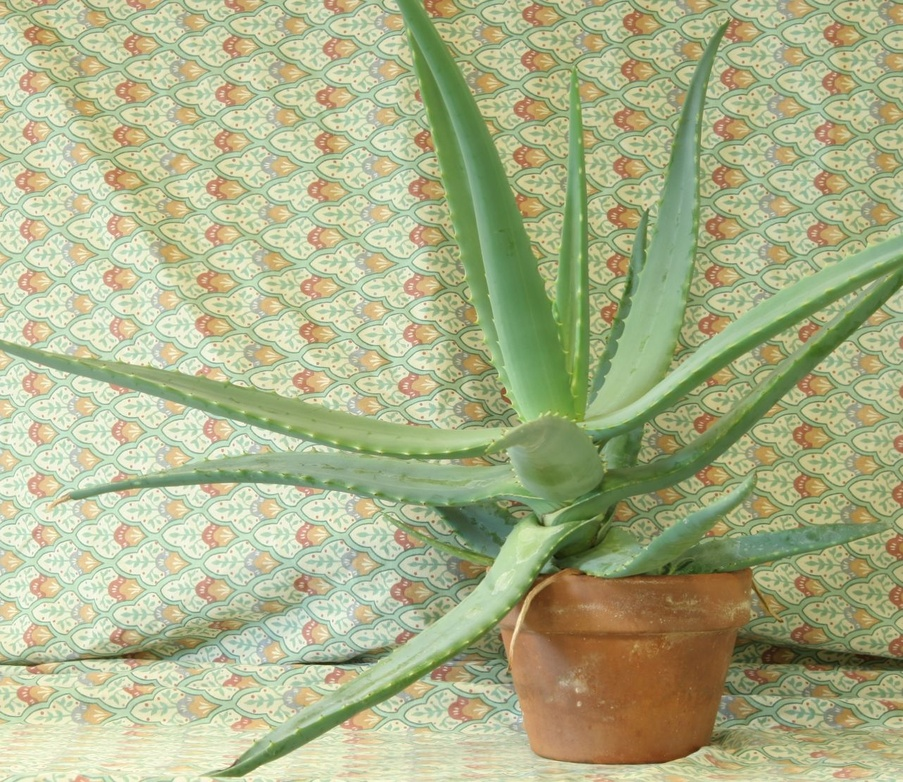
//> input picture 08_3D_vision/08_01_disparity/data/aloeL.jpg, 903 x 782 px, shrunk from 1282 x 1110 before the run
$ ./main ../../08_3D_vision/08_01_disparity/data/aloeL.jpg   (built with g++ and OpenCV 4)
//> lines starting //> are read from the running program, lines starting //| are printed output that depends on the picture
/**
 * @file main.cpp
 * @brief Neighborhood transformations using convolution kernels
 * @author José Miguel Guerrero Hernández
 *
 * This example demonstrates neighborhood operations where each output pixel
 * depends on a neighborhood of input pixels (spatial filtering).
 *
 * Convolution operation:
 *   g(x,y) = Σ Σ h(i,j) * f(x-i, y-j)
 *
 * Kernels demonstrated:
 * 1. Box filter (averaging): Blurs the image by averaging neighbors
 * 2. Sobel Y (horizontal edges): Detects horizontal gradients
 * 3. Sobel X (vertical edges): Detects vertical gradients
 *
 * Key concepts:
 * - Kernel/Mask: Small matrix defining the operation
 * - Convolution: Sliding the kernel over the image
 * - Edge detection: Using derivative approximations
 *
 * @note Uses ../../data/starry_night.jpg as input image
 */

#include <cstdlib>
#include <opencv2/core.hpp>
#include <opencv2/highgui.hpp>
#include <opencv2/imgproc.hpp>
#include <opencv2/imgcodecs.hpp>
#include <iostream>

/**
 * @brief Displays usage information
 * @param argv Command line arguments
 */
void printHelp(char ** argv)
{
  std::cout << "\n"
            << "Neighborhood Transformations Demo\n"
            << "=================================\n"
            << "This program demonstrates spatial filtering using convolution kernels.\n"
            << "Each output pixel depends on a neighborhood of input pixels.\n\n"
            << "Usage: " << argv[0] << " [image_path]\n"
            << "  image_path: Path to input image (default: starry_night.jpg)\n\n";
}

/**
 * @brief Create a box filter kernel (averaging)
 *
 * Box filter averages all pixels in the neighborhood.
 * Useful for noise reduction and blurring.
 *
 * Kernel:  [1 1 1]
 *          [1 1 1]  * (1/9)
 *          [1 1 1]
 *
 * @return 3x3 box filter kernel
 */
cv::Mat createBoxKernel()
{
  cv::Mat kernel = (cv::Mat_<float>(3, 3) <<
    1, 1, 1,
    1, 1, 1,
    1, 1, 1);
  return kernel / 9.0f;    // Normalize to preserve brightness
}

/**
 * @brief Create Sobel Y kernel (horizontal edge detection)
 *
 * Approximates vertical derivative (∂f/∂y).
 * Detects horizontal edges (changes in vertical direction).
 *
 * Kernel:  [ 1  2  1]
 *          [ 0  0  0]
 *          [-1 -2 -1]
 *
 * @return 3x3 Sobel Y kernel
 */
cv::Mat createSobelYKernel()
{
  return (cv::Mat_<float>(3, 3) <<
         1, 2, 1,
         0, 0, 0,
         -1, -2, -1);
}

/**
 * @brief Create Sobel X kernel (vertical edge detection)
 *
 * Approximates horizontal derivative (∂f/∂x).
 * Detects vertical edges (changes in horizontal direction).
 *
 * Kernel:  [ 1  0 -1]
 *          [ 2  0 -2]
 *          [ 1  0 -1]
 *
 * @return 3x3 Sobel X kernel
 */
cv::Mat createSobelXKernel()
{
  return (cv::Mat_<float>(3, 3) <<
         1, 0, -1,
         2, 0, -2,
         1, 0, -1);
}

int main(int argc, char ** argv)
{

  // Load image in grayscale
  // Command-line arguments; --help prints the usage
  cv::CommandLineParser parser(argc, argv,
    "{help h | | Show this help message}"
    "{@input | ../../data/starry_night.jpg | Input file}");
  if (parser.has("help")) {
    parser.printMessage();
    printHelp(argv);
    return EXIT_SUCCESS;
  }
  const std::string filename = parser.get<std::string>("@input");
  cv::Mat src = cv::imread(cv::samples::findFile(filename, false), cv::IMREAD_GRAYSCALE);
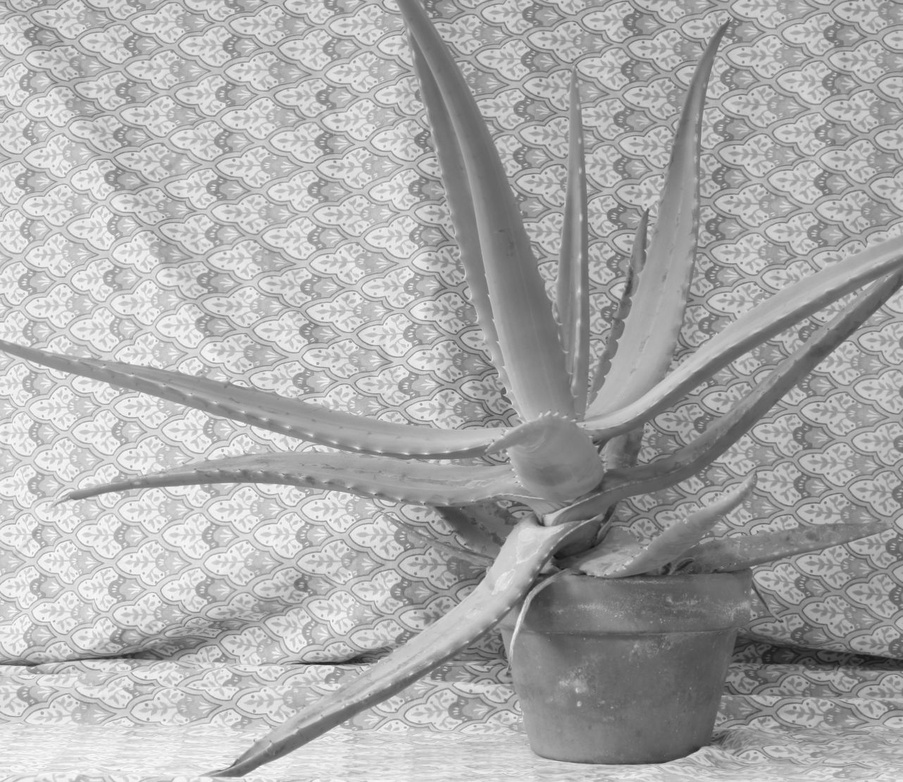
//> src: 782 rows x 903 cols, CV_8UC1; min 18, max 255, mean 170.8

  if (src.empty()) {
    std::cerr << "Error: Could not load image '" << filename << "'" << std::endl;
    return EXIT_FAILURE;
  }

  // Convert to float for precise calculations
  src.convertTo(src, CV_32F, 1.0 / 255.0);
//> src: 782 rows x 903 cols, CV_32FC1

  std::cout << "=== Neighborhood Transformations (Spatial Filtering) ===" << std::endl;
  std::cout << "Image size: " << src.cols << "x" << src.rows << std::endl;
//| Image size: 903x782

  // Create convolution kernels
  cv::Mat box_kernel = createBoxKernel();
  cv::Mat sobel_y = createSobelYKernel();
  cv::Mat sobel_x = createSobelXKernel();

  std::cout << "\nKernels applied:" << std::endl;
  std::cout << "1. Box filter (3x3 averaging) - Smoothing" << std::endl;
  std::cout << "2. Sobel Y - Horizontal edge detection" << std::endl;
  std::cout << "3. Sobel X - Vertical edge detection" << std::endl;

  // Apply the spatial filters.
  //
  // Technical note: filter2D actually computes a CORRELATION -- it does NOT
  // flip the kernel, as a strict mathematical convolution would. For
  // symmetric kernels (like the box filter) the result is identical; for
  // antisymmetric kernels (like Sobel) only the sign of the response flips.
  // For a strict convolution, rotate the kernel 180 degrees first:
  //   cv::flip(kernel, kernel, -1);
  cv::Mat blurred, edges_y, edges_x;

  cv::filter2D(src, blurred, src.depth(), box_kernel);
  cv::filter2D(src, edges_y, src.depth(), sobel_y);
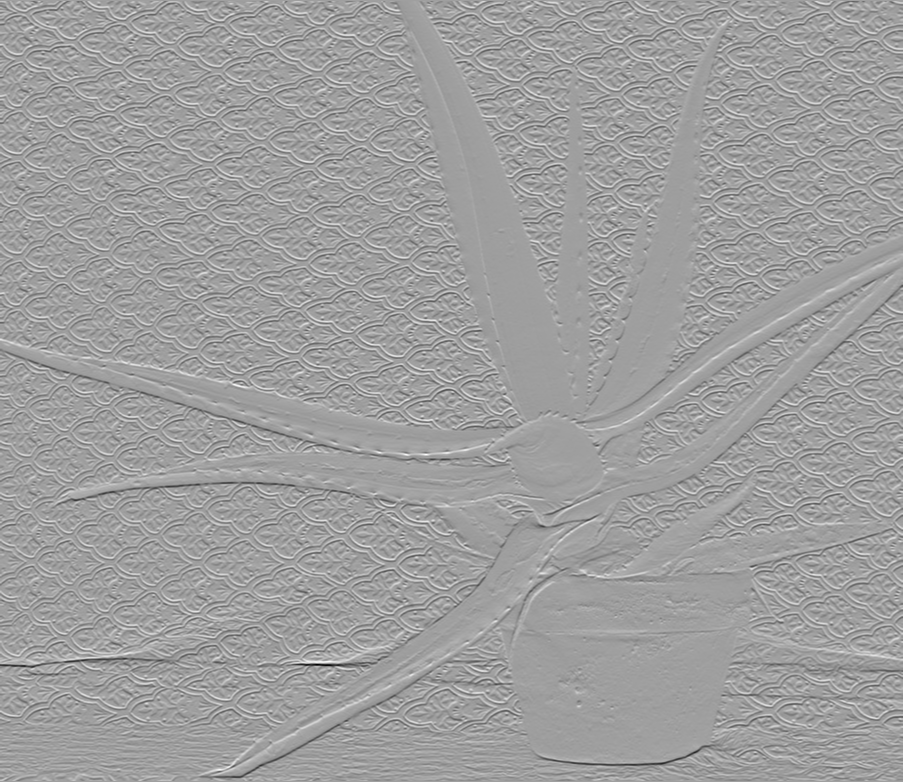
//> edges_y: 782 rows x 903 cols, CV_32FC1; min -2.98, max 1.8, mean -0.00169; drawn with min black and max white
  cv::filter2D(src, edges_x, src.depth(), sobel_x);
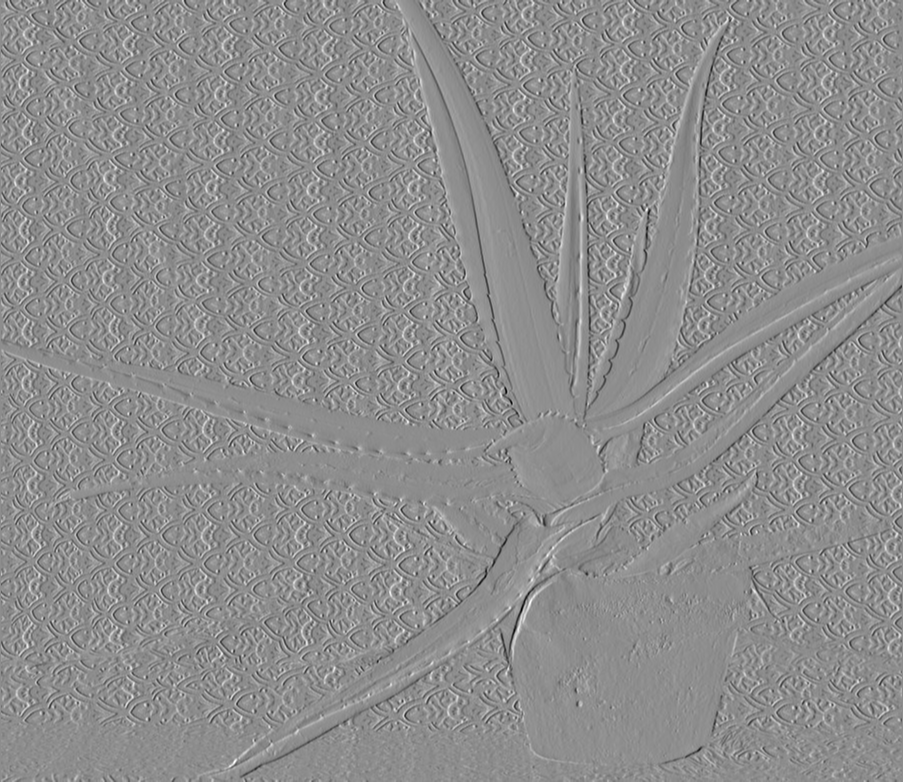
//> edges_x: 782 rows x 903 cols, CV_32FC1; min -1.83, max 1.46, mean 0.00184; drawn with min black and max white

  // Normalize edge images for better visualization
  // (edge values can be negative, shift to [0,1] range)
  cv::Mat edges_y_display, edges_x_display;
  edges_y.convertTo(edges_y_display, CV_32F, 0.5, 0.5);    // Scale and shift
  edges_x.convertTo(edges_x_display, CV_32F, 0.5, 0.5);

  // Display results
  cv::imshow("Original", src);
  cv::imshow("Box Filter (Blur)", blurred);
  cv::imshow("Sobel Y (Horizontal Edges)", edges_y_display);
  cv::imshow("Sobel X (Vertical Edges)", edges_x_display);

  std::cout << "\nPress any key to exit..." << std::endl;
  cv::waitKey(0);

  return EXIT_SUCCESS;
}
